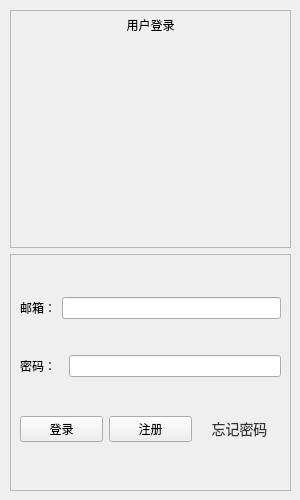
<?xml version="1.0" encoding="UTF-8"?>
<ui version="4.0">
 <class>LoginWidget</class>
 <widget class="QWidget" name="LoginWidget">
  <property name="geometry">
   <rect>
    <x>0</x>
    <y>0</y>
    <width>300</width>
    <height>500</height>
   </rect>
  </property>
  <property name="minimumSize">
   <size>
    <width>300</width>
    <height>500</height>
   </size>
  </property>
  <property name="maximumSize">
   <size>
    <width>300</width>
    <height>500</height>
   </size>
  </property>
  <property name="windowTitle">
   <string>Form</string>
  </property>
  <property name="styleSheet">
   <string notr="true">#pushButton_forget{
	border:none;
	padding: 5px 10px;
	color: #333333;
	font-size: 14px;
	background-color: transparent;
}

#pushButton_forget:hover{
	background-color: #f0f0f0;
	color:green;
	border-radius: 3px;
}

#pushButton_forget:pressed{
	background-color: #e0e0e0;
}

#label_tips[error=&quot;true&quot;] {
	color:red;
}

#label_tips[error=&quot;false&quot;] {
	color:green;
}</string>
  </property>
  <widget class="QWidget" name="layoutWidget">
   <property name="geometry">
    <rect>
     <x>10</x>
     <y>10</y>
     <width>281</width>
     <height>481</height>
    </rect>
   </property>
   <layout class="QVBoxLayout" name="verticalLayout">
    <item>
     <widget class="QFrame" name="frame">
      <property name="sizePolicy">
       <sizepolicy hsizetype="Preferred" vsizetype="Preferred">
        <horstretch>0</horstretch>
        <verstretch>0</verstretch>
       </sizepolicy>
      </property>
      <property name="frameShape">
       <enum>QFrame::StyledPanel</enum>
      </property>
      <property name="frameShadow">
       <enum>QFrame::Raised</enum>
      </property>
      <widget class="QWidget" name="verticalLayoutWidget">
       <property name="geometry">
        <rect>
         <x>0</x>
         <y>0</y>
         <width>281</width>
         <height>241</height>
        </rect>
       </property>
       <layout class="QVBoxLayout" name="verticalLayout_3">
        <item>
         <widget class="QLabel" name="label_tips">
          <property name="minimumSize">
           <size>
            <width>0</width>
            <height>30</height>
           </size>
          </property>
          <property name="maximumSize">
           <size>
            <width>16777215</width>
            <height>30</height>
           </size>
          </property>
          <property name="text">
           <string>用户登录</string>
          </property>
          <property name="alignment">
           <set>Qt::AlignCenter</set>
          </property>
         </widget>
        </item>
        <item>
         <widget class="QLabel" name="label_4">
          <property name="text">
           <string/>
          </property>
          <property name="pixmap">
           <pixmap resource="res.qrc">:/res/login.jpg</pixmap>
          </property>
          <property name="alignment">
           <set>Qt::AlignCenter</set>
          </property>
         </widget>
        </item>
       </layout>
      </widget>
     </widget>
    </item>
    <item>
     <widget class="QFrame" name="frame_2">
      <property name="sizePolicy">
       <sizepolicy hsizetype="Preferred" vsizetype="Preferred">
        <horstretch>0</horstretch>
        <verstretch>0</verstretch>
       </sizepolicy>
      </property>
      <property name="frameShape">
       <enum>QFrame::StyledPanel</enum>
      </property>
      <property name="frameShadow">
       <enum>QFrame::Raised</enum>
      </property>
      <widget class="QWidget" name="layoutWidget_2">
       <property name="geometry">
        <rect>
         <x>10</x>
         <y>13</y>
         <width>261</width>
         <height>211</height>
        </rect>
       </property>
       <layout class="QVBoxLayout" name="verticalLayout_2">
        <item>
         <layout class="QHBoxLayout" name="horizontalLayout">
          <item>
           <widget class="QLabel" name="label">
            <property name="text">
             <string>邮箱：</string>
            </property>
           </widget>
          </item>
          <item>
           <widget class="QLineEdit" name="lineEdit_email"/>
          </item>
         </layout>
        </item>
        <item>
         <layout class="QHBoxLayout" name="horizontalLayout_2">
          <property name="spacing">
           <number>13</number>
          </property>
          <item>
           <widget class="QLabel" name="label_2">
            <property name="text">
             <string>密码：</string>
            </property>
           </widget>
          </item>
          <item>
           <widget class="QLineEdit" name="lineEdit_pwd"/>
          </item>
         </layout>
        </item>
        <item>
         <layout class="QHBoxLayout" name="horizontalLayout_3">
          <item>
           <widget class="QPushButton" name="pushButton_login">
            <property name="text">
             <string>登录</string>
            </property>
           </widget>
          </item>
          <item>
           <widget class="QPushButton" name="pushButton_register">
            <property name="text">
             <string>注册</string>
            </property>
           </widget>
          </item>
          <item>
           <widget class="QPushButton" name="pushButton_forget">
            <property name="text">
             <string>忘记密码</string>
            </property>
           </widget>
          </item>
         </layout>
        </item>
       </layout>
      </widget>
     </widget>
    </item>
   </layout>
  </widget>
 </widget>
 <resources>
  <include location="res.qrc"/>
 </resources>
 <connections/>
</ui>
